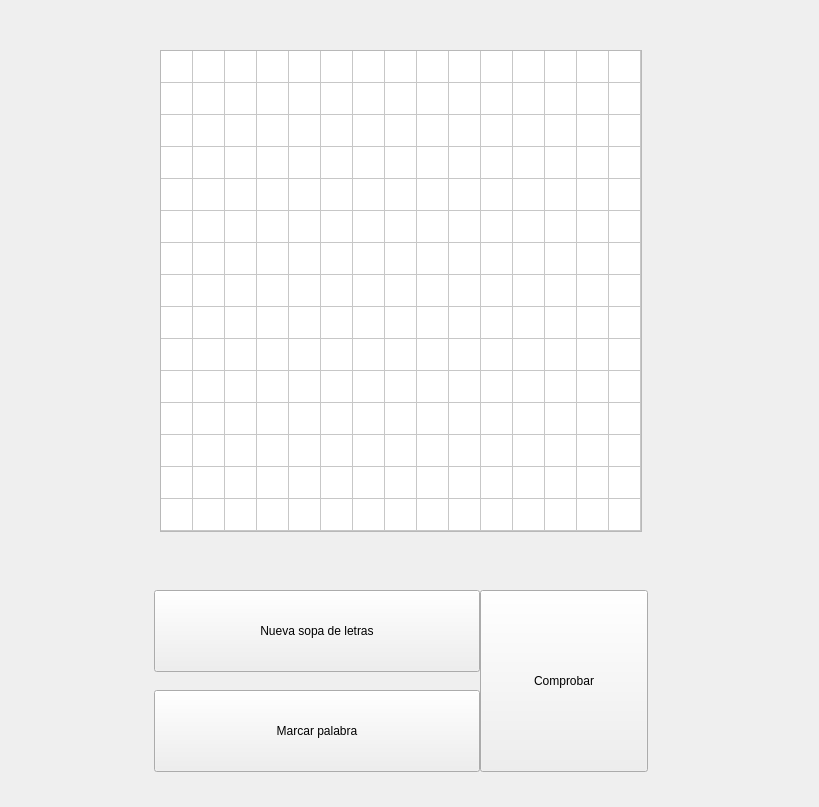
<?xml version="1.0" encoding="UTF-8"?>
<ui version="4.0">
 <class>Dialog</class>
 <widget class="QDialog" name="Dialog">
  <property name="geometry">
   <rect>
    <x>0</x>
    <y>0</y>
    <width>819</width>
    <height>807</height>
   </rect>
  </property>
  <property name="windowTitle">
   <string>Sopa de letras</string>
  </property>
  <widget class="QTableWidget" name="tabla">
   <property name="geometry">
    <rect>
     <x>160</x>
     <y>50</y>
     <width>482</width>
     <height>482</height>
    </rect>
   </property>
   <property name="textElideMode">
    <enum>Qt::ElideLeft</enum>
   </property>
   <property name="showGrid">
    <bool>true</bool>
   </property>
   <property name="gridStyle">
    <enum>Qt::SolidLine</enum>
   </property>
   <property name="rowCount">
    <number>15</number>
   </property>
   <property name="columnCount">
    <number>15</number>
   </property>
   <attribute name="horizontalHeaderVisible">
    <bool>false</bool>
   </attribute>
   <attribute name="horizontalHeaderDefaultSectionSize">
    <number>32</number>
   </attribute>
   <attribute name="verticalHeaderVisible">
    <bool>false</bool>
   </attribute>
   <attribute name="verticalHeaderDefaultSectionSize">
    <number>32</number>
   </attribute>
   <attribute name="verticalHeaderMinimumSectionSize">
    <number>15</number>
   </attribute>
   <row/>
   <row/>
   <row/>
   <row/>
   <row/>
   <row/>
   <row/>
   <row/>
   <row/>
   <row/>
   <row/>
   <row/>
   <row/>
   <row/>
   <row/>
   <column/>
   <column/>
   <column/>
   <column/>
   <column/>
   <column/>
   <column/>
   <column/>
   <column/>
   <column/>
   <column/>
   <column/>
   <column/>
   <column/>
   <column/>
   <item row="0" column="0">
    <property name="text">
     <string/>
    </property>
   </item>
   <item row="0" column="1">
    <property name="text">
     <string/>
    </property>
   </item>
  </widget>
  <widget class="QPushButton" name="boton_nueva">
   <property name="geometry">
    <rect>
     <x>154</x>
     <y>590</y>
     <width>326</width>
     <height>82</height>
    </rect>
   </property>
   <property name="text">
    <string>Nueva sopa de letras</string>
   </property>
   <property name="autoDefault">
    <bool>false</bool>
   </property>
  </widget>
  <widget class="QPushButton" name="marcar_palabra">
   <property name="geometry">
    <rect>
     <x>154</x>
     <y>690</y>
     <width>326</width>
     <height>82</height>
    </rect>
   </property>
   <property name="text">
    <string>Marcar palabra</string>
   </property>
   <property name="autoDefault">
    <bool>false</bool>
   </property>
  </widget>
  <widget class="QPushButton" name="boton_comprobar">
   <property name="geometry">
    <rect>
     <x>480</x>
     <y>590</y>
     <width>168</width>
     <height>182</height>
    </rect>
   </property>
   <property name="text">
    <string>Comprobar</string>
   </property>
   <property name="autoDefault">
    <bool>false</bool>
   </property>
  </widget>
  <widget class="QLabel" name="salida1">
   <property name="geometry">
    <rect>
     <x>160</x>
     <y>550</y>
     <width>271</width>
     <height>16</height>
    </rect>
   </property>
   <property name="text">
    <string/>
   </property>
  </widget>
  <widget class="QLabel" name="salida2">
   <property name="geometry">
    <rect>
     <x>450</x>
     <y>550</y>
     <width>191</width>
     <height>16</height>
    </rect>
   </property>
   <property name="text">
    <string/>
   </property>
   <property name="alignment">
    <set>Qt::AlignRight|Qt::AlignTrailing|Qt::AlignVCenter</set>
   </property>
  </widget>
 </widget>
 <resources/>
 <connections/>
</ui>
